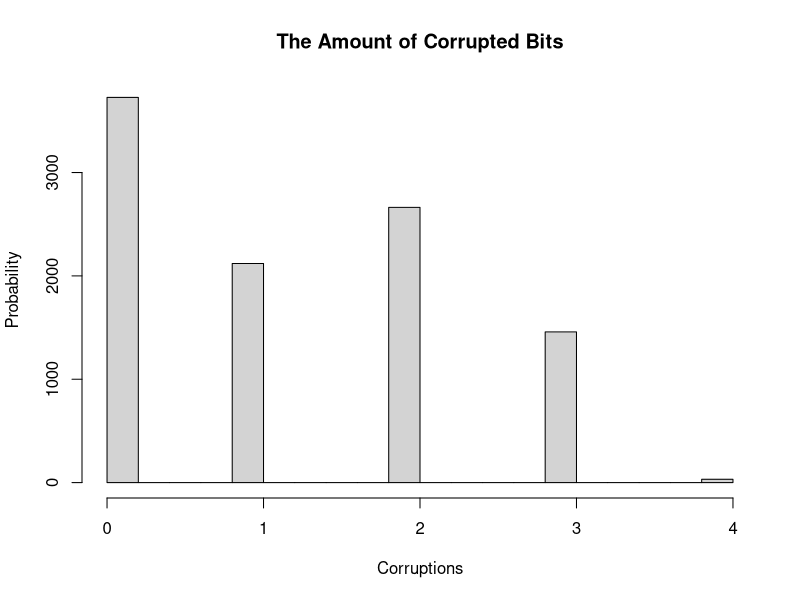
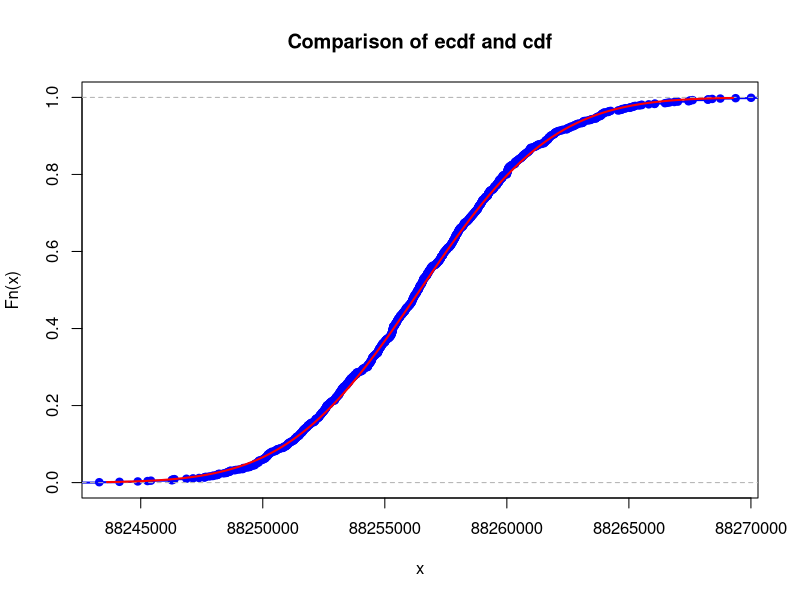
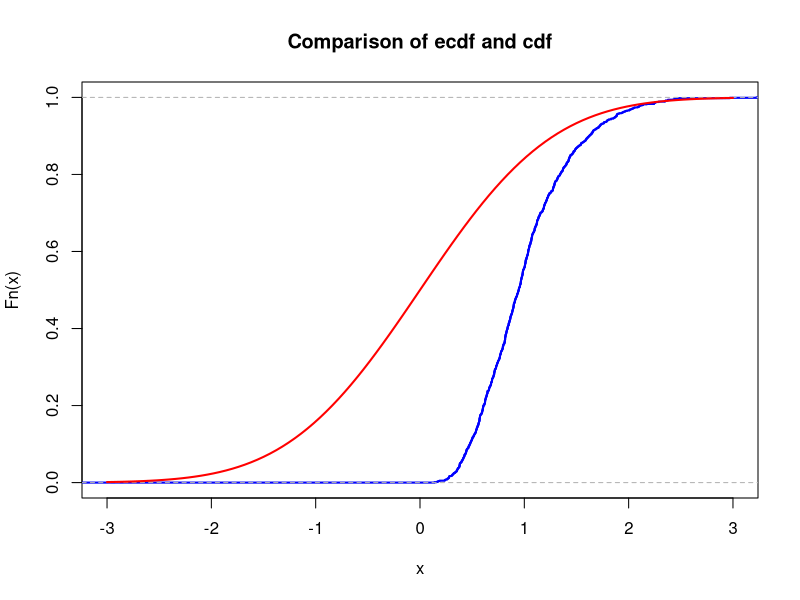

The R script that drew these images, in order:
## ---- chunk 1
# your team id number 
                          ###
id <- 28                  ### Change to the correct id!
                          ###
set.seed(id)
p <- id/100
# matrices G and H
G <- matrix(c(1, 1, 1, 0, 0, 0, 0,
		1, 0, 0, 1, 1, 0, 0,
		0, 1, 0, 1, 0, 1, 0,
		1, 1, 0, 1, 0, 0, 1), nrow = 4, byrow = TRUE)
H <- t(matrix(c(1, 0, 1, 0, 1, 0, 1,
		0, 1, 1, 0, 0, 1, 1,
		0, 0, 0, 1, 1, 1, 1), nrow = 3, byrow = TRUE))
cat("The matrix G is: \n")
G
cat("The matrix H is: \n")
H
cat("The product GH must be zero: \n")
(G%*%H) %%2
## ---- chunk 2
# generate N messages
message_generator <- function(N) {
  matrix(sample(c(0,1), 4*N, replace = TRUE), nrow = N)
}
# using a large number of entries to get the proper results
N = 10000
messages <- message_generator(N)
# multiplying randomly generated messages matrix and G matrix
codewords <- (messages %*% G) %% 2 # codewords mod 2
cat("The matrix of encoded messages is: \n")
head(codewords)
## ---- chunk 3
# generating random errors
# changeBit <- function(x) {
# 	return (sample(c(x, 1 - x), size=1, prob=c(1 - p, p)))
# }
errors_generator <- function(N) {
	matrix(sample(c(0,1), 7*N, replace = TRUE, prob=c(1-p, p)), nrow=N)
}
errors <- errors_generator(N)
cat("The generated errors matrix is: \n")
head(errors)
modulo2 <- function(x) {
	return (x %% 2);
}
received <- codewords + errors
received <- t(apply(received, 1, modulo2))
cat("The matrix of received words with possible errors is: \n")
head(received)
## ---- chunk 4
decode <- function(x) {
	# multiplying matrices
	z <- x %*% H
	z <- z %% 2
	# checking index of the corrupted bit (if exists)
	idx <- z[1,1] + 2 * z[1,2] + 4 * z[1,3]
	# correcting the message (flipping the bit)
	if (idx > 0) {
		x[idx] <- (x[idx] + 1) %% 2
	}
	# return the decoded message
	return(c(x[3],x[5],x[6],x[7]))
}
decoded_messages <- t(apply(received, 1, decode))
cat("The matrix of decoded messages is: \n")
head(decoded_messages)
## ---- chunk 5
actual_prob <- sum(
	decoded_messages[,1]==messages[,1]& 
	decoded_messages[,2]==messages[,2]&
	decoded_messages[,3]==messages[,3]&
	decoded_messages[,4]==messages[,4]) / N
cat("The actual probability is: \n")
actual_prob
cat("The hypothetical probability is: \n")
hypothetical_prob <- (1-p)**7 + 7*p*(1-p)**6
hypothetical_prob
cat("The standard deviation is: \n")
x <- sqrt(0.3733617*(1-0.3733617)**2+(1-0.3733617)*(0-0.3733617)**2)
x
## ---- chunk 6
# checking if the message was decoded properly
correct_messages_truth_table <- decoded_messages!=messages
head(correct_messages_truth_table)
# getting the sum of incorrect messages for every bit
correct_messages_truth_table <- apply(correct_messages_truth_table, 1, sum)
hist(x=correct_messages_truth_table,
     main="The Amount of Corrupted Bits",
     xlab="Corruptions",
     ylab="Probability")
## ---- chunk 7
# 1.1

id <- 28
m <- id/10^6            #
T <- 30.1*365*24*60*60  #
lambda <- log(2)/T      #  calculating everything we have to,
N <- 6*10**23*m/139     #  using the formulas above
mu <- N * lambda        #
K <- 1e3      
n <- 5



# X - r. v.
X <- rpois(n*K, lambda = mu)

# 2.1
sample_means <- colMeans(matrix(X, nrow=n))

sample_mean <- mean(sample_means)
## ---- chunk 8

# 2.2
samp <- vector(mode = "numeric")

for (i in 1:K)
{
  samp <- colMeans(matrix(rpois(n*K, lambda = mu), nrow=n))
}
## ---- chunk 9
# 2.3
mu <- mean(samp)
sigma <- sd(samp)
## ---- chunk 10
xlims <- c(mu-3*sigma,mu+3*sigma)
Fs <- ecdf(samp)
plot(Fs, 
     xlim = xlims, 
     ylim = c(0,1),
     col = "blue",
     lwd = 2,
     main = "Comparison of ecdf and cdf")

curve(pnorm(x, mean = mu, sd = sigma), col = "red", lwd = 2, add = TRUE)
## ---- chunk 11
nu1 <- 1  # change this!
K <- 1e3
n <- 5
sample_means <- colMeans(matrix(rexp(n*K, rate = nu1), nrow=n))
## ---- chunk 12
mu <- 0       # change this!
sigma <- 1    # change this!
## ---- chunk 13
xlims <- c(mu-3*sigma,mu+3*sigma)
Fs <- ecdf(sample_means)
plot(Fs, 
     xlim = xlims, 
     col = "blue",
     lwd = 2,
     main = "Comparison of ecdf and cdf")
curve(pnorm(x, mean = mu, sd = sigma), col = "red", lwd = 2, add = TRUE)
